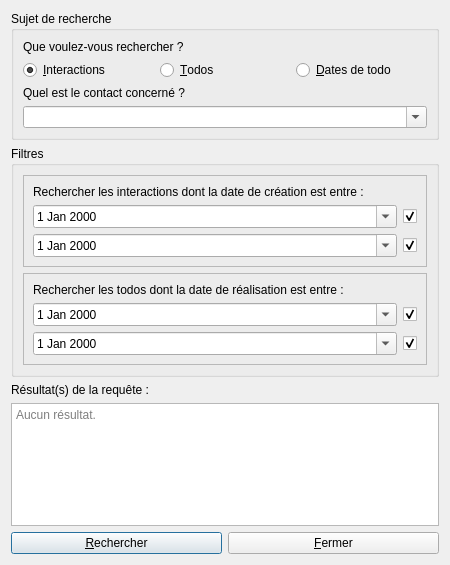
<?xml version="1.0" encoding="UTF-8"?>
<ui version="4.0">
 <class>RequeteWindow</class>
 <widget class="QDialog" name="RequeteWindow">
  <property name="geometry">
   <rect>
    <x>0</x>
    <y>0</y>
    <width>450</width>
    <height>565</height>
   </rect>
  </property>
  <property name="windowTitle">
   <string>Effectuer une requête</string>
  </property>
  <property name="modal">
   <bool>true</bool>
  </property>
  <layout class="QVBoxLayout" name="verticalLayout">
   <item>
    <layout class="QVBoxLayout" name="verticalLayout_5">
     <item>
      <widget class="QGroupBox" name="groupBox">
       <property name="title">
        <string>Sujet de recherche</string>
       </property>
       <layout class="QVBoxLayout" name="verticalLayout_3">
        <item>
         <layout class="QVBoxLayout" name="verticalLayout_2">
          <property name="sizeConstraint">
           <enum>QLayout::SetDefaultConstraint</enum>
          </property>
          <item>
           <widget class="QLabel" name="label">
            <property name="text">
             <string>Que voulez-vous rechercher ?</string>
            </property>
           </widget>
          </item>
          <item>
           <layout class="QHBoxLayout" name="horizontalLayout_2">
            <item>
             <widget class="QRadioButton" name="radioInteractions">
              <property name="text">
               <string>&amp;Interactions</string>
              </property>
              <property name="checked">
               <bool>true</bool>
              </property>
             </widget>
            </item>
            <item>
             <widget class="QRadioButton" name="radioTodos">
              <property name="text">
               <string>&amp;Todos</string>
              </property>
             </widget>
            </item>
            <item>
             <widget class="QRadioButton" name="radioDatesTodo">
              <property name="text">
               <string>&amp;Dates de todo</string>
              </property>
             </widget>
            </item>
           </layout>
          </item>
         </layout>
        </item>
        <item>
         <layout class="QVBoxLayout" name="verticalLayout_4">
          <item>
           <widget class="QLabel" name="label_2">
            <property name="text">
             <string>Quel est le contact concerné ?</string>
            </property>
           </widget>
          </item>
          <item>
           <widget class="QComboBox" name="comboBoxContact">
            <property name="editable">
             <bool>true</bool>
            </property>
            <property name="insertPolicy">
             <enum>QComboBox::NoInsert</enum>
            </property>
           </widget>
          </item>
         </layout>
        </item>
       </layout>
      </widget>
     </item>
     <item>
      <widget class="QGroupBox" name="groupBox_2">
       <property name="title">
        <string>Filtres</string>
       </property>
       <layout class="QVBoxLayout" name="verticalLayout_7">
        <item>
         <widget class="QFrame" name="frameFiltresInteraction">
          <property name="frameShape">
           <enum>QFrame::StyledPanel</enum>
          </property>
          <property name="frameShadow">
           <enum>QFrame::Raised</enum>
          </property>
          <layout class="QVBoxLayout" name="verticalLayout_8">
           <item>
            <layout class="QVBoxLayout" name="verticalLayout_6">
             <item>
              <widget class="QLabel" name="label_3">
               <property name="text">
                <string>Rechercher les interactions dont la date de création est entre :</string>
               </property>
              </widget>
             </item>
             <item>
              <layout class="QGridLayout" name="gridLayout">
               <item row="1" column="0">
                <widget class="QDateEdit" name="dateEditInteractionMax">
                 <property name="calendarPopup">
                  <bool>true</bool>
                 </property>
                </widget>
               </item>
               <item row="0" column="0">
                <widget class="QDateEdit" name="dateEditInteractionMin">
                 <property name="calendarPopup">
                  <bool>true</bool>
                 </property>
                </widget>
               </item>
               <item row="0" column="1">
                <widget class="QCheckBox" name="checkBoxInteractionDateMin">
                 <property name="sizePolicy">
                  <sizepolicy hsizetype="Fixed" vsizetype="Fixed">
                   <horstretch>0</horstretch>
                   <verstretch>0</verstretch>
                  </sizepolicy>
                 </property>
                 <property name="toolTip">
                  <string>&lt;html&gt;&lt;head/&gt;&lt;body&gt;&lt;p&gt;Si désactivé, alors seules les interactions dont la date est inférieure à la date maximale spécifiée seront extraites.&lt;/p&gt;&lt;/body&gt;&lt;/html&gt;</string>
                 </property>
                 <property name="text">
                  <string/>
                 </property>
                 <property name="checked">
                  <bool>true</bool>
                 </property>
                </widget>
               </item>
               <item row="1" column="1">
                <widget class="QCheckBox" name="checkBoxInteractionDateMax">
                 <property name="toolTip">
                  <string>&lt;html&gt;&lt;head/&gt;&lt;body&gt;&lt;p&gt;Si désactivé, alors seules les interactions dont la date est supérieure à la date minimale spécifiée seront extraites.&lt;/p&gt;&lt;/body&gt;&lt;/html&gt;</string>
                 </property>
                 <property name="text">
                  <string/>
                 </property>
                 <property name="checked">
                  <bool>true</bool>
                 </property>
                </widget>
               </item>
              </layout>
             </item>
            </layout>
           </item>
          </layout>
         </widget>
        </item>
        <item>
         <widget class="QFrame" name="frameFiltresTodo">
          <property name="enabled">
           <bool>true</bool>
          </property>
          <property name="frameShape">
           <enum>QFrame::StyledPanel</enum>
          </property>
          <property name="frameShadow">
           <enum>QFrame::Raised</enum>
          </property>
          <layout class="QVBoxLayout" name="verticalLayout_11">
           <item>
            <layout class="QVBoxLayout" name="verticalLayout_10">
             <item>
              <widget class="QLabel" name="label_4">
               <property name="text">
                <string>Rechercher les todos dont la date de réalisation est entre :</string>
               </property>
              </widget>
             </item>
             <item>
              <layout class="QGridLayout" name="gridLayout_2">
               <item row="1" column="0">
                <widget class="QDateEdit" name="dateEditTodoMax">
                 <property name="calendarPopup">
                  <bool>true</bool>
                 </property>
                </widget>
               </item>
               <item row="0" column="0">
                <widget class="QDateEdit" name="dateEditTodoMin">
                 <property name="calendarPopup">
                  <bool>true</bool>
                 </property>
                </widget>
               </item>
               <item row="0" column="1">
                <widget class="QCheckBox" name="checkBoxTodoDateMin">
                 <property name="sizePolicy">
                  <sizepolicy hsizetype="Fixed" vsizetype="Fixed">
                   <horstretch>0</horstretch>
                   <verstretch>0</verstretch>
                  </sizepolicy>
                 </property>
                 <property name="toolTip">
                  <string>&lt;html&gt;&lt;head/&gt;&lt;body&gt;&lt;p&gt;Si désactivé, alors seuls les todos dont la date est inférieure à la date maximale spécifiée seront extraits.&lt;/p&gt;&lt;/body&gt;&lt;/html&gt;</string>
                 </property>
                 <property name="text">
                  <string/>
                 </property>
                 <property name="checked">
                  <bool>true</bool>
                 </property>
                </widget>
               </item>
               <item row="1" column="1">
                <widget class="QCheckBox" name="checkBoxTodoDateMax">
                 <property name="toolTip">
                  <string>&lt;html&gt;&lt;head/&gt;&lt;body&gt;&lt;p&gt;Si désactivé, alors seuls les todos dont la date est supérieure à la date minimale spécifiée seront extraits.&lt;/p&gt;&lt;/body&gt;&lt;/html&gt;</string>
                 </property>
                 <property name="text">
                  <string/>
                 </property>
                 <property name="checked">
                  <bool>true</bool>
                 </property>
                </widget>
               </item>
              </layout>
             </item>
            </layout>
           </item>
          </layout>
         </widget>
        </item>
       </layout>
      </widget>
     </item>
     <item>
      <widget class="QLabel" name="label_5">
       <property name="text">
        <string>Résultat(s) de la requête :</string>
       </property>
      </widget>
     </item>
     <item>
      <widget class="QTextEdit" name="textEditResultats">
       <property name="readOnly">
        <bool>true</bool>
       </property>
       <property name="html">
        <string>&lt;!DOCTYPE HTML PUBLIC &quot;-//W3C//DTD HTML 4.0//EN&quot; &quot;http://www.w3.org/TR/REC-html40/strict.dtd&quot;&gt;
&lt;html&gt;&lt;head&gt;&lt;meta name=&quot;qrichtext&quot; content=&quot;1&quot; /&gt;&lt;style type=&quot;text/css&quot;&gt;
p, li { white-space: pre-wrap; }
&lt;/style&gt;&lt;/head&gt;&lt;body style=&quot; font-family:'MS Shell Dlg 2'; font-size:8.25pt; font-weight:400; font-style:normal;&quot;&gt;
&lt;p style=&quot;-qt-paragraph-type:empty; margin-top:0px; margin-bottom:0px; margin-left:0px; margin-right:0px; -qt-block-indent:0; text-indent:0px;&quot;&gt;&lt;br /&gt;&lt;/p&gt;&lt;/body&gt;&lt;/html&gt;</string>
       </property>
       <property name="acceptRichText">
        <bool>false</bool>
       </property>
       <property name="placeholderText">
        <string>Aucun résultat.</string>
       </property>
      </widget>
     </item>
     <item>
      <layout class="QHBoxLayout" name="horizontalLayout" stretch="0,0">
       <item>
        <widget class="QPushButton" name="buttonRechercher">
         <property name="text">
          <string>&amp;Rechercher</string>
         </property>
        </widget>
       </item>
       <item>
        <widget class="QPushButton" name="buttonFermer">
         <property name="text">
          <string>&amp;Fermer</string>
         </property>
        </widget>
       </item>
      </layout>
     </item>
    </layout>
   </item>
  </layout>
 </widget>
 <resources/>
 <connections>
  <connection>
   <sender>buttonFermer</sender>
   <signal>clicked()</signal>
   <receiver>RequeteWindow</receiver>
   <slot>close()</slot>
   <hints>
    <hint type="sourcelabel">
     <x>335</x>
     <y>546</y>
    </hint>
    <hint type="destinationlabel">
     <x>360</x>
     <y>559</y>
    </hint>
   </hints>
  </connection>
  <connection>
   <sender>radioInteractions</sender>
   <signal>toggled(bool)</signal>
   <receiver>frameFiltresInteraction</receiver>
   <slot>setVisible(bool)</slot>
   <hints>
    <hint type="sourcelabel">
     <x>29</x>
     <y>68</y>
    </hint>
    <hint type="destinationlabel">
     <x>35</x>
     <y>177</y>
    </hint>
   </hints>
  </connection>
  <connection>
   <sender>radioTodos</sender>
   <signal>toggled(bool)</signal>
   <receiver>frameFiltresTodo</receiver>
   <slot>setVisible(bool)</slot>
   <hints>
    <hint type="sourcelabel">
     <x>168</x>
     <y>70</y>
    </hint>
    <hint type="destinationlabel">
     <x>168</x>
     <y>278</y>
    </hint>
   </hints>
  </connection>
  <connection>
   <sender>radioDatesTodo</sender>
   <signal>toggled(bool)</signal>
   <receiver>frameFiltresTodo</receiver>
   <slot>setVisible(bool)</slot>
   <hints>
    <hint type="sourcelabel">
     <x>306</x>
     <y>71</y>
    </hint>
    <hint type="destinationlabel">
     <x>301</x>
     <y>276</y>
    </hint>
   </hints>
  </connection>
  <connection>
   <sender>checkBoxInteractionDateMin</sender>
   <signal>toggled(bool)</signal>
   <receiver>dateEditInteractionMin</receiver>
   <slot>setEnabled(bool)</slot>
   <hints>
    <hint type="sourcelabel">
     <x>236</x>
     <y>218</y>
    </hint>
    <hint type="destinationlabel">
     <x>212</x>
     <y>219</y>
    </hint>
   </hints>
  </connection>
  <connection>
   <sender>checkBoxInteractionDateMax</sender>
   <signal>toggled(bool)</signal>
   <receiver>dateEditInteractionMax</receiver>
   <slot>setEnabled(bool)</slot>
   <hints>
    <hint type="sourcelabel">
     <x>236</x>
     <y>246</y>
    </hint>
    <hint type="destinationlabel">
     <x>211</x>
     <y>246</y>
    </hint>
   </hints>
  </connection>
  <connection>
   <sender>checkBoxTodoDateMin</sender>
   <signal>toggled(bool)</signal>
   <receiver>dateEditTodoMin</receiver>
   <slot>setEnabled(bool)</slot>
   <hints>
    <hint type="sourcelabel">
     <x>232</x>
     <y>319</y>
    </hint>
    <hint type="destinationlabel">
     <x>208</x>
     <y>319</y>
    </hint>
   </hints>
  </connection>
  <connection>
   <sender>checkBoxTodoDateMax</sender>
   <signal>toggled(bool)</signal>
   <receiver>dateEditTodoMax</receiver>
   <slot>setEnabled(bool)</slot>
   <hints>
    <hint type="sourcelabel">
     <x>237</x>
     <y>348</y>
    </hint>
    <hint type="destinationlabel">
     <x>217</x>
     <y>348</y>
    </hint>
   </hints>
  </connection>
 </connections>
</ui>
